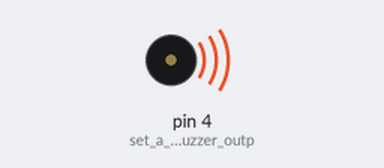
Bench run of a sketch on a simulated Arduino Uno, built with avr-gcc and run on an emulated ATmega328P. Shown: buzzer (waves = sounding).

Above: at 1.0 s.
At 12.6 s:
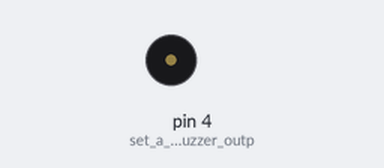
Timing chart, 0 to 17.0 s (numbered marks = the images above):
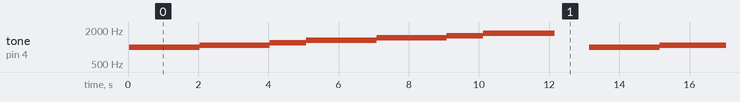

Measured:
- by itself, tone on pin 4 (set_a_pin_for_buzzer_outp): repeats every 13.1 s: 1082 Hz 2.0 s, 1193 Hz 1.0 s, 1310 Hz 2.0 s, 1447 Hz 2.0 s, 1581 Hz 1.0 s, 1743 Hz 2.0 s, silent 0.99 s, 989 Hz 2.0 s

The sketch:

NOTES.ino
```cpp
// Buzzer example function for the CEM-1203 buzzer (Sparkfun's part #COM-07950).
// by Rob Faludi
// http://www.faludi.com

// Additions by Christopher Stevens
// http://www.christopherstevens.cc

void setup() {
    pinMode(4, OUTPUT); // set a pin for buzzer output
}

void loop() {
    buzz(4, 996, 1000); //pin, note frequency, play length in miliseconds
    buzz(4, 1050, 1000);
    buzz(4, 1110, 1000);
    buzz(4, 1180, 1000);
    buzz(4, 1250, 1000);
    buzz(4, 1320, 1000);
    buzz(4, 1400, 1000);
    buzz(4, 1490, 1000);
    buzz(4, 1580, 1000);
    buzz(4, 1670, 1000);
    buzz(4, 1770, 1000);
    buzz(4, 1870, 1000);
    delay(1000); // wait a bit between buzzes
}

void buzz(int targetPin, long frequency, long length) {
    long delayValue = 1000000/frequency/2; // calculate the delay value between transitions
    //// 1 second's worth of microseconds, divided by the frequency, then split in half since
    //// there are two phases to each cycle
    long numCycles = frequency * length/ 1000; // calculate the number of cycles for proper timing
    //// multiply frequency, which is really cycles per second, by the number of seconds to
    //// get the total number of cycles to produce
    for (long i=0; i < numCycles; i++){ // for the calculated length of time...
        digitalWrite(targetPin,HIGH); // write the buzzer pin high to push out the diaphram
        delayMicroseconds(delayValue); // wait for the calculated delay value
        digitalWrite(targetPin,LOW); // write the buzzer pin low to pull back the diaphram
        delayMicroseconds(delayValue); // wait againf or the calculated delay value
    }
}
```
